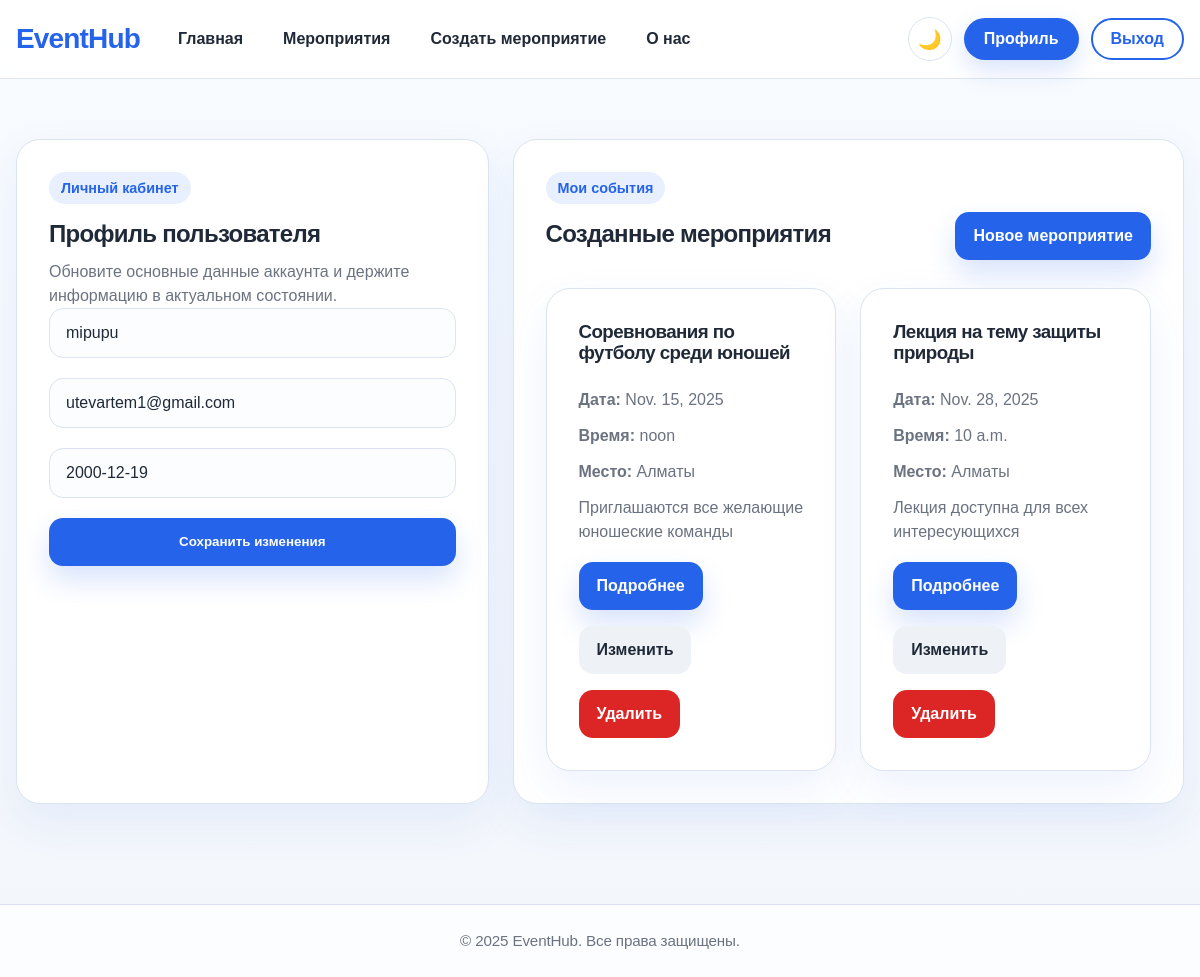
The page /Users/Profile/ (signed in) on the database its author committed.
### Users/models.py (models this page shows)
class User(AbstractUser):
    THEME_CHOICES = (
        ('light', 'Светлая тема'),
        ('dark', 'Темная тема'),
        ('auto', 'Автоматично'),
    )
    birthDate = models.DateField(null=True, blank=True)
    theme_preference = models.CharField(
        max_length=10,
        choices=THEME_CHOICES,
        default='auto',
        verbose_name='Предпочитаемая тема'
    )

### Events/models.py (models this page shows, shortened)
class Event(models.Model):
    event_types = [
        ('concert', 'Концерт'),
        ('theater', 'Театр'),
        ('cinema', 'Кино'),
        ('exhibition', 'Выставка'),
        ('lecture', 'Лекция'),
        ('other', 'Другое'),
    ]
    name = models.CharField("Название", max_length=200)
    date = models.DateField(null=True, blank=True)
    time = models.TimeField(null=True, blank=True)
    location = models.CharField("Место проведения", max_length=200)
    description = models.TextField("Описание")
    event_type = models.CharField("Тип мероприятия", max_length=50, choices=event_types, default='other')
    creator = models.ForeignKey(
        User,
        on_delete=models.CASCADE,
        related_name='events',
        null=True, blank=True
    )
    created_at = models.DateTimeField(auto_now_add=True)

### Users/views.py (the view)
# urls.py: path('Profile/',profile, name='profile'),
@login_required(login_url='Users:login')
def profile(request):
    if request.method == "POST":
        form = UserProfileForm(instance= request.user, data=request.POST)
        if form.is_valid():
            form.save()
            return HttpResponseRedirect(reverse('Users:profile'))
        else:
            print(form.errors)
    else:
        form = UserProfileForm(instance=request.user)
    my_events = Event.objects.filter(creator=request.user)
    context = {
        'form': form,
        'my_events': my_events
    }
    return render(request, 'Users/profile.html', context)

### Users/forms.py
class UserProfileForm(UserChangeForm):
    username = forms.CharField(widget=forms.TextInput())
    email = forms.CharField(widget=forms.EmailInput(attrs={'readonly': True}))
    birthDate = forms.DateField(widget=forms.DateInput(attrs={'readonly': True}))
    class Meta:
        model = User
        fields = ('username', 'email', 'birthDate')

### Users/templates/Users/profile.html (shortened to what this page needs)
{% extends 'Users/base.html' %}
{% load static %}
{% block extra_css %}
    <link rel="stylesheet" href="{% static 'css/profile.css' %}">
{% endblock %}
{% block content %}
<section class="page-section profile-section">
    <div class="container profile-layout">
        <div class="content-card profile-card">
            <span class="section-badge">Личный кабинет</span>
            <h1>Профиль пользователя</h1>
            <p class="section-lead">Обновите основные данные аккаунта и держите информацию в актуальном состоянии.</p>
            <form action="{% url 'Users:profile' %}" method="post" class="styled-form profile-form">
                {{ form.username }}
                {{ form.email }}
                {{ form.birthDate }}
                <button type="submit" class="btn btn-primary">Сохранить изменения</button>
            </form>
        </div>
        <div class="content-card events-card">
            <div class="section-header">
                <div>
                    <span class="section-badge">Мои события</span>
                    <h2>Созданные мероприятия</h2>
                </div>
                <a href="{% url 'Event:create_event' %}" class="btn btn-primary">Новое мероприятие</a>
            </div>
            {% if my_events %}
                <div class="cards-grid profile-events-grid">
                    {% for event in my_events %}
                        <article class="info-card event-card">
                            <div class="card-content">
                                <h3>{{ event.name }}</h3>
                                <p><strong>Дата:</strong> {{ event.date }}</p>
                                <p><strong>Время:</strong> {{ event.time }}</p>
                                <p><strong>Место:</strong> {{ event.location }}</p>
                                <p class="muted-text">{{ event.description|truncatewords:20 }}</p>
                            </div>
                            <div class="card-actions">
                                <a href="{% url 'Event:event_detail' event.id %}" class="btn btn-primary">Подробнее</a>
                                <a href="{% url 'Event:edit_event' event.id %}" class="btn btn-secondary">Изменить</a>
                                <a href="{% url 'Event:delete_event' event.id %}" class="btn btn-danger">Удалить</a>
                            </div>
                        </article>
                    {% endfor %}
                </div>
            {% else %}
                <div class="empty-state">
                    <h3>Пока пусто</h3>
                    <p>Вы ещё не создали ни одного мероприятия. Начните с первого события.</p>
                </div>
            {% endif %}
        </div>
    </div>
</section>
{% endblock %}

### static/css/base.css (style rules this page uses)
:root { --bg: #f3f6fb; --surface: #ffffff; --surface-soft: #f8fbff; --text: #1f2937; --muted: #6b7280; --primary: #2563eb; --primary-dark: #1d4ed8; --danger: #dc2626; --warning: #d97706; --border: #dbe4f0; --shadow: 0 18px 45px rgba(37, 99, 235, 0.08); --radius-lg: 24px; --radius-md: 16px; --radius-sm: 12px; --container: 1180px; }
*, *::before, *::after { box-sizing: border-box; }
html { scroll-behavior: smooth; }
body { margin: 0; min-height: 100vh; display: flex; flex-direction: column; font-family: Arial, sans-serif; color: var(--text); background: linear-gradient(180deg, #f8fbff 0%, var(--bg) 100%); transition: background 0.3s ease, color 0.3s ease; }
a { color: var(--primary); text-decoration: none; }
.container { width: min(calc(100% - 32px), var(--container)); margin: 0 auto; }
.hero-section, .page-section { padding: 28px 0; }
.hero-grid, .form-layout, .detail-layout, .about-layout, .profile-layout { display: grid; gap: 24px; }
.hero-copy, .content-card, .info-card, .empty-state { background: var(--surface); border: 1px solid var(--border); border-radius: var(--radius-lg); box-shadow: var(--shadow); }
.hero-copy h1, .content-card h1, .content-card h2, .section-header h1, .section-header h2, .empty-state h3, .info-card h3 { margin: 0 0 12px; line-height: 1.15; letter-spacing: -0.03em; }
.hero-copy p, .section-lead, .muted-text, .info-card p, .detail-description p, .empty-state p, .feature-list li { color: var(--muted); line-height: 1.5; margin: 0; word-break: break-word; }
.hero-actions, .card-actions, .form-actions, .delete-actions { display: flex; gap: 16px; flex-wrap: wrap; }
.hero-panel, .content-card, .info-card, .empty-state { padding: 32px; }
.section-header { display: flex; justify-content: space-between; align-items: end; gap: 20px; margin-bottom: 28px; }
.section-badge { display: inline-flex; align-items: center; min-height: 32px; padding: 0 12px; border-radius: 999px; background: #e8f0ff; color: var(--primary); font-size: 0.9rem; font-weight: 700; margin-bottom: 16px; }
.cards-grid, .home-events-grid { display: grid; grid-template-columns: repeat(auto-fit, minmax(260px, 1fr)); gap: 24px; }
.info-card { display: flex; flex-direction: column; justify-content: space-between; gap: 18px; min-height: 100%; }
.card-content { display: grid; gap: 12px; flex: 1; word-wrap: break-word; overflow-wrap: break-word; }
.btn { display: inline-flex; align-items: center; justify-content: center; min-height: 48px; padding: 0 18px; border: 0; border-radius: 14px; font-weight: 700; cursor: pointer; transition: 0.2s ease; }
.btn-primary { background: var(--primary); color: #fff; box-shadow: 0 14px 28px rgba(37, 99, 235, 0.18); }
.btn-secondary { background: #eef2f7; color: var(--text); }
.btn-danger { background: var(--danger); color: #fff; }
.styled-form, .delete-form { display: grid; gap: 20px; }
.styled-form input, .styled-form textarea, .styled-form select, .form-card input, .form-card textarea, .form-card select { width: 100%; min-height: 50px; padding: 14px 16px; border-radius: 14px; border: 1px solid var(--border); background: #fbfdff; font-size: 1rem; color: var(--text); }

### static/css/profile.css (style rules this page uses)
.profile-layout { grid-template-columns: minmax(300px, 0.95fr) minmax(0, 1.35fr); align-items: start; }
.profile-card, .events-card { height: 100%; }
.profile-events-grid { grid-template-columns: repeat(auto-fit, minmax(250px, 1fr)); gap: 24px; }

### rows shown on the page
User: username "mipupu", email "utevartem1@gmail.com", birthDate "2000-12-19"
Event: name "Соревнования по футболу среди юношей", date "Nov. 15, 2025", time "noon", location "Алматы", description "Приглашаются все желающие юношеские команды"
Event: name "Лекция на тему защиты природы", date "Nov. 28, 2025", time "10 a.m.", location "Алматы", description "Лекция доступна для всех интересующихся"
